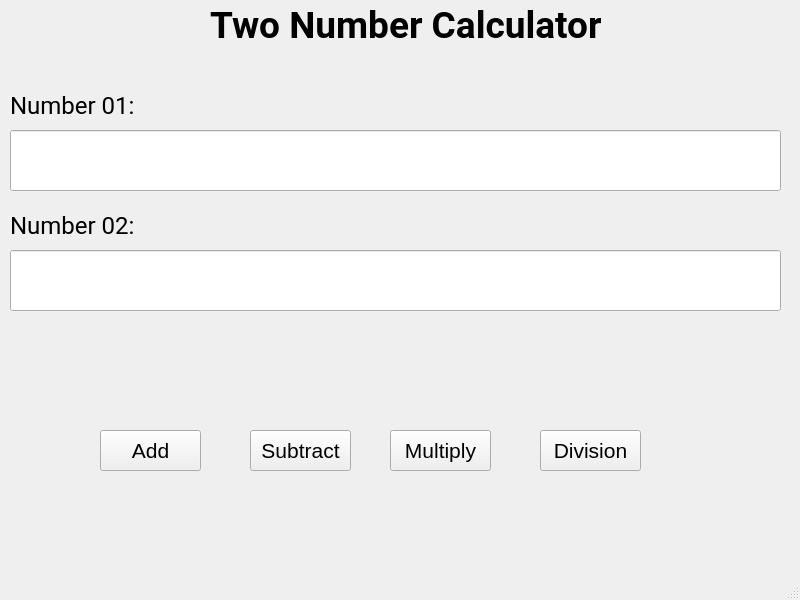
<?xml version="1.0" encoding="UTF-8"?>
<ui version="4.0">
 <class>MainWindow</class>
 <widget class="QMainWindow" name="MainWindow">
  <property name="geometry">
   <rect>
    <x>0</x>
    <y>0</y>
    <width>800</width>
    <height>600</height>
   </rect>
  </property>
  <property name="windowTitle">
   <string>MainWindow</string>
  </property>
  <widget class="QWidget" name="centralwidget">
   <widget class="QLabel" name="label">
    <property name="geometry">
     <rect>
      <x>210</x>
      <y>0</y>
      <width>391</width>
      <height>51</height>
     </rect>
    </property>
    <property name="font">
     <font>
      <family>Roboto</family>
      <pointsize>28</pointsize>
      <weight>75</weight>
      <bold>true</bold>
     </font>
    </property>
    <property name="text">
     <string>Two Number Calculator</string>
    </property>
   </widget>
   <widget class="QLabel" name="label_2">
    <property name="geometry">
     <rect>
      <x>10</x>
      <y>80</y>
      <width>131</width>
      <height>51</height>
     </rect>
    </property>
    <property name="font">
     <font>
      <family>Roboto</family>
      <pointsize>18</pointsize>
     </font>
    </property>
    <property name="text">
     <string>Number 01:</string>
    </property>
   </widget>
   <widget class="QLabel" name="label_3">
    <property name="geometry">
     <rect>
      <x>10</x>
      <y>200</y>
      <width>131</width>
      <height>51</height>
     </rect>
    </property>
    <property name="font">
     <font>
      <family>Roboto</family>
      <pointsize>18</pointsize>
     </font>
    </property>
    <property name="text">
     <string>Number 02:</string>
    </property>
   </widget>
   <widget class="QLineEdit" name="num01">
    <property name="geometry">
     <rect>
      <x>10</x>
      <y>130</y>
      <width>771</width>
      <height>61</height>
     </rect>
    </property>
    <property name="font">
     <font>
      <pointsize>18</pointsize>
     </font>
    </property>
    <property name="text">
     <string/>
    </property>
   </widget>
   <widget class="QLineEdit" name="num02">
    <property name="geometry">
     <rect>
      <x>10</x>
      <y>250</y>
      <width>771</width>
      <height>61</height>
     </rect>
    </property>
    <property name="font">
     <font>
      <pointsize>18</pointsize>
     </font>
    </property>
    <property name="text">
     <string/>
    </property>
   </widget>
   <widget class="QLabel" name="ans">
    <property name="geometry">
     <rect>
      <x>90</x>
      <y>330</y>
      <width>601</width>
      <height>51</height>
     </rect>
    </property>
    <property name="font">
     <font>
      <family>Roboto</family>
      <pointsize>18</pointsize>
     </font>
    </property>
    <property name="text">
     <string/>
    </property>
    <property name="alignment">
     <set>Qt::AlignCenter</set>
    </property>
   </widget>
   <widget class="QPushButton" name="add">
    <property name="geometry">
     <rect>
      <x>100</x>
      <y>430</y>
      <width>101</width>
      <height>41</height>
     </rect>
    </property>
    <property name="font">
     <font>
      <pointsize>16</pointsize>
     </font>
    </property>
    <property name="text">
     <string>Add</string>
    </property>
   </widget>
   <widget class="QPushButton" name="sub">
    <property name="geometry">
     <rect>
      <x>250</x>
      <y>430</y>
      <width>101</width>
      <height>41</height>
     </rect>
    </property>
    <property name="font">
     <font>
      <pointsize>16</pointsize>
     </font>
    </property>
    <property name="text">
     <string>Subtract</string>
    </property>
   </widget>
   <widget class="QPushButton" name="Div">
    <property name="geometry">
     <rect>
      <x>540</x>
      <y>430</y>
      <width>101</width>
      <height>41</height>
     </rect>
    </property>
    <property name="font">
     <font>
      <pointsize>16</pointsize>
     </font>
    </property>
    <property name="text">
     <string>Division</string>
    </property>
   </widget>
   <widget class="QPushButton" name="multiply">
    <property name="geometry">
     <rect>
      <x>390</x>
      <y>430</y>
      <width>101</width>
      <height>41</height>
     </rect>
    </property>
    <property name="font">
     <font>
      <pointsize>16</pointsize>
     </font>
    </property>
    <property name="text">
     <string>Multiply</string>
    </property>
   </widget>
  </widget>
  <widget class="QMenuBar" name="menubar">
   <property name="geometry">
    <rect>
     <x>0</x>
     <y>0</y>
     <width>800</width>
     <height>21</height>
    </rect>
   </property>
  </widget>
  <widget class="QStatusBar" name="statusbar"/>
 </widget>
 <resources/>
 <connections/>
</ui>
